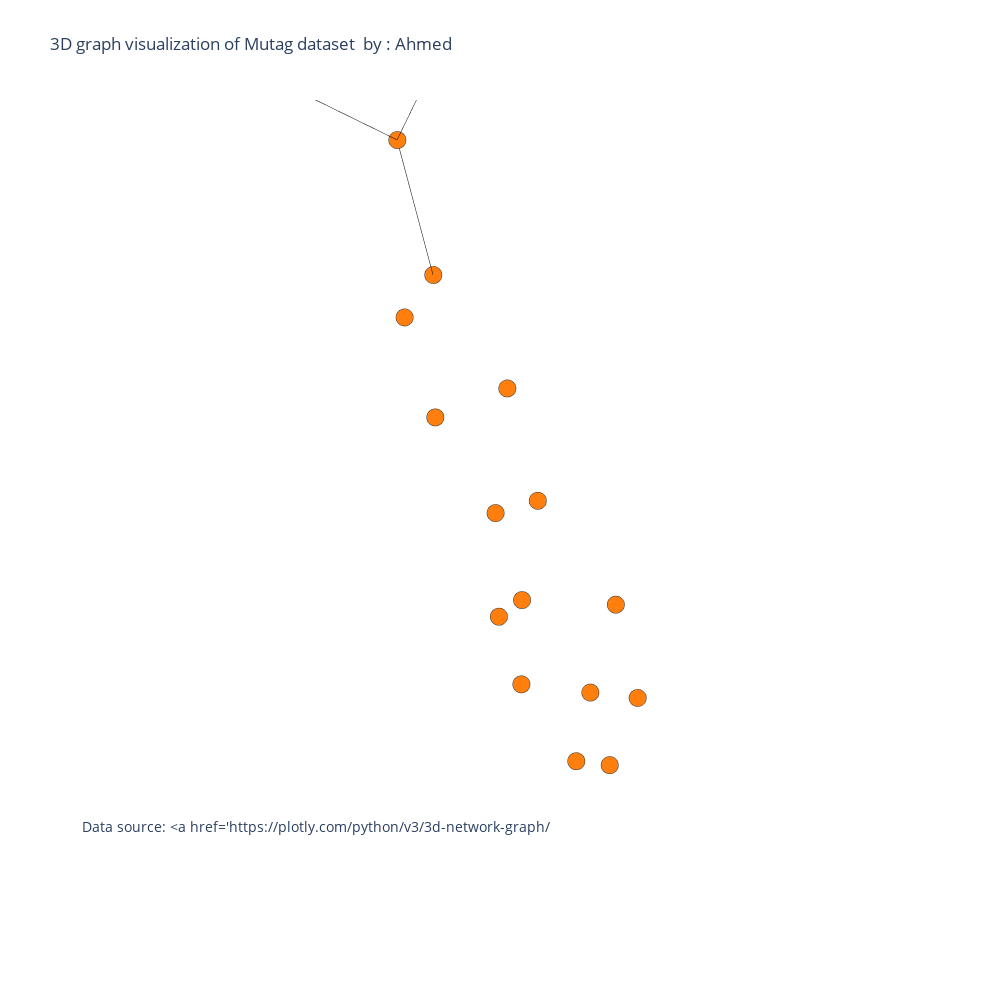

Source (notebook cell):
### Code cell
import pandas as pd
import numpy as np
%matplotlib inline
import plotly.graph_objs as go
from  plotly.offline import plot
import chart_studio.plotly as py
import cufflinks as cf
cf.go_offline()
from plotly.offline import download_plotlyjs, init_notebook_mode, plot,iplot
init_notebook_mode(connected='true')
#Si en data no pongo trace1(que son los antiguos edges) no me los imprime y no es una chapuza
data=[ trace2,trace3]
fig=go.Figure(data=data, layout=layout)

iplot(fig, filename='Les-Miserables')

### Figure 1 — Plotly figure (JSON) as saved in the notebook; plotly's stock layout.template omitted (floating-point values rounded to 4 significant figures)
{"data": [{"hoverinfo": "text", "marker": {"color": "#ff7f0e", "colorscale": [[0, "#440154"], [0.1111, "#482878"], [0.2222, "#3e4989"], [0.3333, "#31688e"], [0.4444, "#26828e"], [0.5556, "#1f9e89"], [0.6667, "#35b779"], [0.7778, "#6ece58"], [0.8889, "#b5de2b"], [1, "#fde725"]], "line": {"color": "rgb(50,50,50)", "width": 0.5}, "size": 6, "symbol": "circle"}, "mode": "markers", "name": "actors", "text": ["0", "1", "2", "3", "4", "5", "6", "7", "8", "9", "10", "11", "12", "13", "14", "15", "16"], "type": "scatter3d", "x": [-0.2802, -0.3463, -0.2626, -0.1097, -0.04136, -0.1287, 0.1127, 0.1992, 0.1422, -0.02129, -0.04799, 0.04319, 0.2007, 0.2293, 0.2954, -0.0122, 0.7222], "y": [0.1972, -0.2867, -0.383, -0.06926, 0.4434, 0.5298, 0.8115, 0.7213, 0.2469, -0.1616, -0.5855, -0.6549, -0.2718, 0.1569, -0.3251, -0.2919, -0.4543], "z": [-1.766, -1.571, -1.07, -0.6714, -0.8861, -1.394, -0.5393, -0.03164, 0.1968, -0.1521, 0.1679, 0.6761, 1.023, 0.7073, 1.532, 1.943, 1.789]}, {"hoverinfo": "none", "line": {"color": "rgb(0,0,0)", "width": 1}, "mode": "lines", "type": "scatter3d", "x": [0.2007, 0.2954, null, 0.2954, -0.0122, null, 0.2954, 0.7222, null], "y": [-0.2718, -0.3251, null, -0.3251, -0.2919, null, -0.3251, -0.4543, null], "z": [1.023, 1.532, null, 1.532, 1.943, null, 1.532, 1.789, null]}], "layout": {"annotations": [{"font": {"size": 14}, "showarrow": false, "text": "Data source: <a href='https://plotly.com/python/v3/3d-network-graph/</a>", "x": 0, "xanchor": "left", "xref": "paper", "y": 0.1, "yanchor": "bottom", "yref": "paper"}], "height": 1000, "hovermode": "closest", "margin": {"t": 100}, "scene": {"xaxis": {"showbackground": false, "showgrid": false, "showline": false, "showticklabels": false, "title": {"text": ""}, "zeroline": false}, "yaxis": {"showbackground": false, "showgrid": false, "showline": false, "showticklabels": false, "title": {"text": ""}, "zeroline": false}, "zaxis": {"showbackground": false, "showgrid": false, "showline": false, "showticklabels": false, "title": {"text": ""}, "zeroline": false}}, "showlegend": false, "title": {"text": "3D graph visualization of Mutag dataset  by : Ahmed"}, "width": 1000}}
